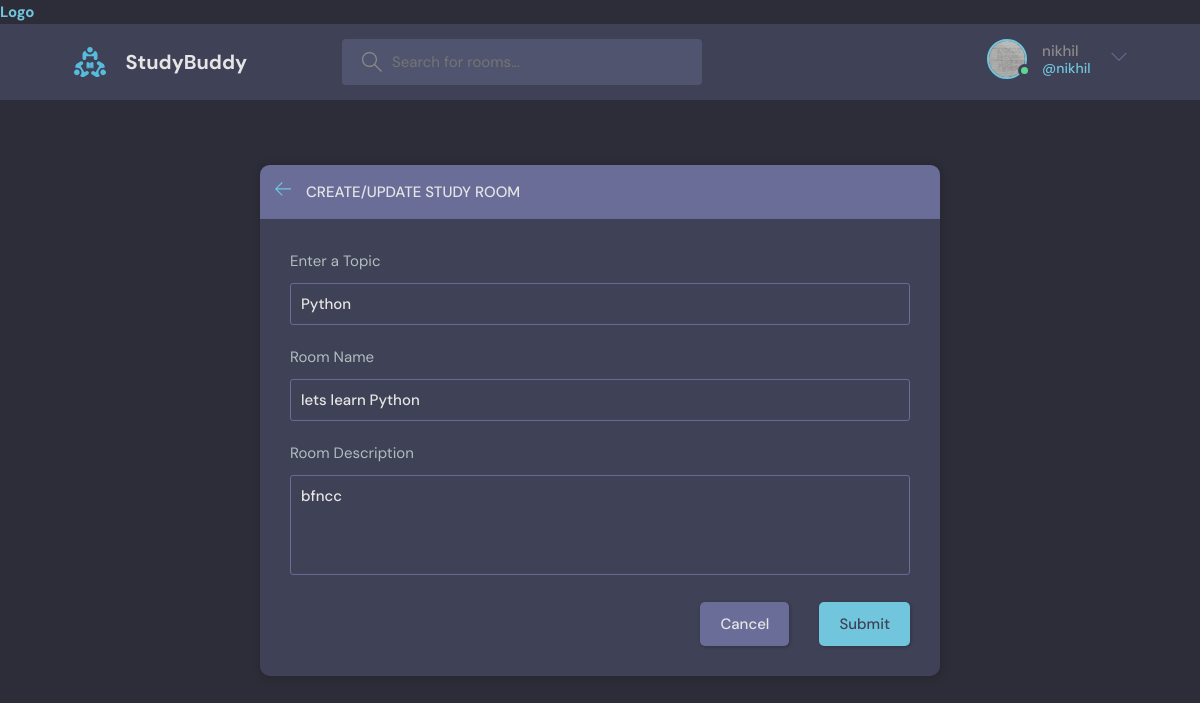
Page /update-room/1 (signed in) on the committed database.
### base/models.py (models this page shows, shortened)
class User(AbstractUser):
    name =models.CharField(max_length=200,null=True)
    email=models.EmailField(unique=True,null=True)
    bio=models.TextField(null=True)
    avatar=models.ImageField(null=True,default='avatar.svg')
    USERNAME_FIELD='email'
    REQUIRED_FIELDS=[]

class Room(models.Model):
    host=models.ForeignKey(User,on_delete=models.SET_NULL,null=True)
    topic=models.ForeignKey(Topic,on_delete=models.SET_NULL,null=True)
    name=models.CharField(max_length=200)
    description=models.TextField(null=True,blank=True)
    participant=models.ManyToManyField(User,related_name='participants')
    updated=models.DateTimeField(auto_now=True)
    created=models.DateTimeField(auto_now_add=True)
    class Meta:
        ordering=['-updated','-created']

class Topic(models.Model):
    name=models.CharField(max_length=200)

### base/views.py (the view, shortened to what this page needs)
# urls.py: path('update-room/<str:pk>', views.updateRoom,name="update-room"),
@login_required(login_url='/login')
def updateRoom(request,pk):
    room =Room.objects.get(id=pk)
    form =RoomForm(instance=room)
    context={'form':form,'room':room}
    if request.user!=room.host:
        return HttpResponse("You Dont Belong here")
    return render(request,'base/room_form.html',context)

### base/forms.py
class RoomForm(ModelForm):
    class Meta:
        model=Room
        fields='__all__'
        exclude=['host','participant']

### base/template/base/room_form.html (shortened to what this page needs)
{%extends 'main.html'%}
{%block content%}
  <main class="create-room layout">
    <div class="container">
      <div class="layout__box">
        <div class="layout__boxHeader">
          <div class="layout__boxTitle">
            <a href="/">
              <svg version="1.1" xmlns="http://www.w3.org/2000/svg" width="32" height="32" viewBox="0 0 32 32">
                <title>arrow-left</title>
                <path
                  d="M13.723 2.286l-13.723 13.714 13.719 13.714 1.616-1.611-10.96-10.96h27.625v-2.286h-27.625l10.965-10.965-1.616-1.607z">
                </path>
              </svg>
            </a>
            <h3>Create/Update Study Room</h3>
          </div>
        </div>
        <div class="layout__body">
          <form class="form" action="" method="POST">
            <div class="form__group">
              <label for="room_topic">Enter a Topic</label>
              <input required type="text" name="topic" value='{{room.topic.name}}'  list='topic-list'/>
            </div>
            <div class="form__group">
              <label for="room_name">Room Name</label>
              {{form.name}}
            </div>
            <div class="form__group">
              <label for="room_description">Room Description</label>
              {{form.description}}
            </div>
            <div class="form__action">
              <a class="btn btn--dark" href="index.html">Cancel</a>
              <button class="btn btn--main" type="submit">Submit</button>
            </div>
          </form>
        </div>
      </div>
    </div>
  </main>
  {%endblock%}

### template/nav.html (shortened to what this page needs)
<a href=""><h1>Logo</h1></a>
    {%load static%}
<header class="header header--loggedIn">
    <div class="container">
      <a href="/" class="header__logo">
        <img src="{%static 'images/logo.svg'%}" />
        <h1>StudyBuddy</h1>
      </a>
      <form class="header__search" method="GET" action="/">
        <label>
          <input name="q" placeholder="Search for rooms..." />
        </label>
      </form>
      <nav class="header__menu">
        {%if request.user.is_authenticated%}
        <div class="header__user">
          <a href="/update-user">
            <div class="avatar avatar--medium active">
              <img src="{{request.user.avatar.url}}" />
            </div>
            <p>{{request.user.username}} <span>@{{request.user.username}}</span></p>
          </a>
          <button class="dropdown-button">
            <svg version="1.1" xmlns="http://www.w3.org/2000/svg" width="32" height="32" viewBox="0 0 32 32">
              <title>chevron-down</title>
              <path d="M16 21l-13-13h-3l16 16 16-16h-3l-13 13z"></path>
            </svg>
          </button>
        </div>
        {%endif%}
      </nav>
    </div>
  </header>

### rows in the picture
User: user.avatar (picture), user.username "nikhil"
Room: topic "Python", name "lets learn Python", description "bfncc"
